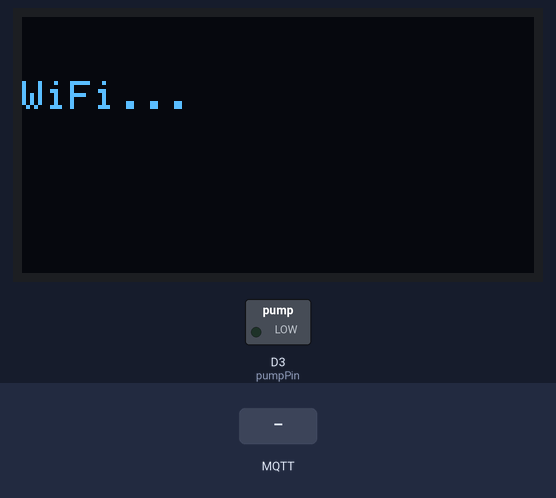
A sketch run on a simulated ESP8266 (NodeMCU). Shown: 128×64 one-colour display, switched loads named in the sketch (green lamp = pin HIGH). The inputs (shaded band) are chosen by the test bench. The OLED is the two-colour kind (top 16 rows yellow); WiFi joins after 1.5 s; servers stay silent unless stated; network time is answered at once with the bench clock; the local clock reads 2024-03-15 10:24:30 at power-on unless the sketch sets it; no MQTT or app messages arrive unless stated; not simulated (calls return 0 or success): secrets.h; what the sketch prints to the serial monitor is not drawn.

Above: at 0.7 s.
At 3.5 s:
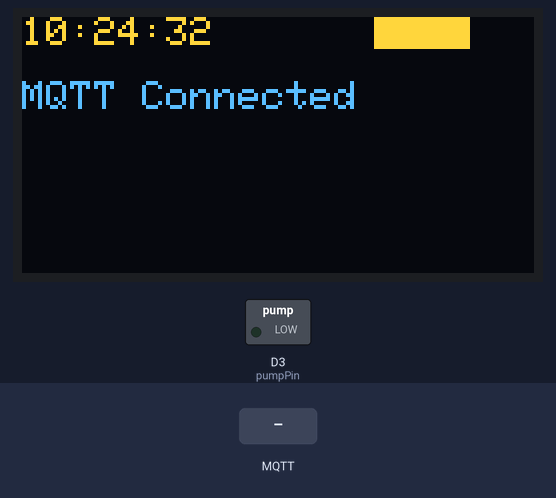
3.6 s: MQTT message "1" arrives on the first subscribed topic
At 4.7 s:
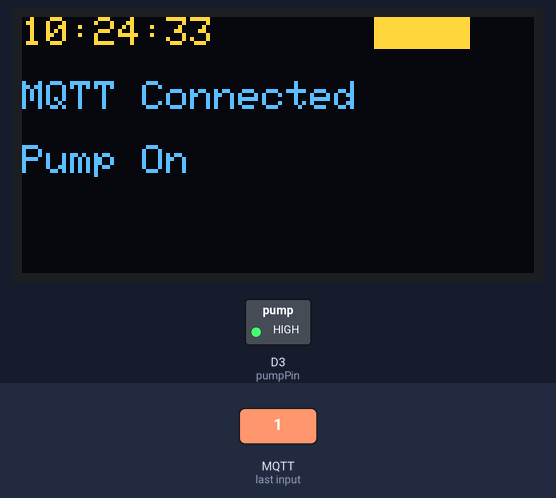
6.6 s: MQTT message "device/pump" arrives on the first subscribed topic
At 7.5 s:
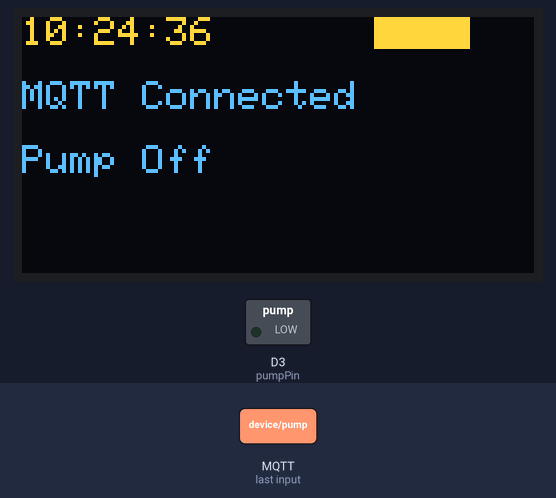
9.6 s: MQTT message "1" arrives on the first subscribed topic
At 11.7 s:
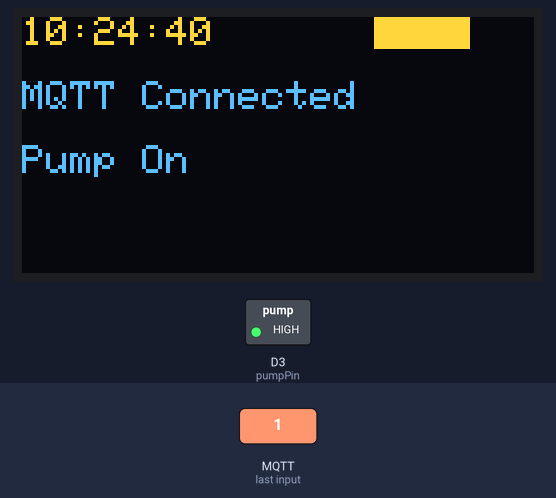
Timing chart, 0 to 13.2 s (numbered marks = the images above; inputs shaded):
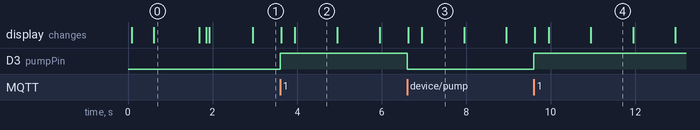

Measured:
- after the input at 3.6 s, D3 (pumpPin): LOW → HIGH at once; the display: first changes at once (image 2 shows a later state)
- after the input at 6.6 s, D3 (pumpPin): HIGH → LOW at once; the display: first changes at once (image 3 shows a later state)
- after the input at 9.6 s, D3 (pumpPin): LOW → HIGH at once
- what the display in image 0 shows lasts 1.1 s, from 0.6 s to 1.7 s
- what the display in image 2 shows lasts 1.0 s, from 3.9 s to 4.9 s

The sketch:

plant_watering_with_display_and_rtc.ino
```cpp
#include <ESP8266WiFi.h>
#include <PubSubClient.h>
#include <Wire.h>
#include <RTClib.h>
#include <Adafruit_GFX.h>
#include <Adafruit_SSD1306.h>
#include <WiFiUdp.h>
#include <NTPClient.h>
#include "secrets.h"

const char* ssid = WIFI_SSID;
const char* password = WIFI_PASSWORD;

const char* mqtt_server = MQTT_SERVER;
const char* mqtt_user = MQTT_USERNAME;
const char* mqtt_pass = MQTT_PASSWORD;

const int pumpPin = D3;

RTC_DS3231 rtc;
Adafruit_SSD1306 display(128, 64, &Wire, -1);

WiFiClient espClient;
PubSubClient client(espClient);

bool pumpState = false;

WiFiUDP ntpUDP;
NTPClient timeClient(ntpUDP, "pool.ntp.org", 8 * 3600, 60000);

unsigned long lastDisplayUpdate = 0;
String lastMessage = "";

void showMessage(String msg, int line = 3) {
  lastMessage = msg;
  Serial.println(msg);

  int y = (line - 1) * 8;

  if (line < 1 || line > 8) return;

  display.setTextSize(1);
  display.setTextColor(SSD1306_WHITE);
  display.fillRect(0, y, 128, 8, SSD1306_BLACK);
  display.setCursor(0, y);
  display.println(lastMessage);
  display.display();
}

void initializeDS3231() {
  rtc.begin();

  timeClient.begin();
  showMessage("Syncing NTP...");

  int retryCount = 0;
  const int maxRetries = 10;

  while (!timeClient.update() && retryCount < maxRetries) {
    showMessage("Waiting NTP... Attempt " + String(retryCount + 1));
    timeClient.forceUpdate();
    delay(2000);
    retryCount++;
  }

  if (timeClient.isTimeSet()) {
    unsigned long epochTime = timeClient.getEpochTime();
    DateTime now = DateTime(epochTime);
    rtc.adjust(now);
    showMessage("RTC Synced to NTP");
  } else {
    showMessage("NTP Sync Failed");
  }
}

void setup() {
  Serial.begin(115200);
  pinMode(pumpPin, OUTPUT);
  digitalWrite(pumpPin, LOW);

  display.begin(SSD1306_SWITCHCAPVCC, 0x3C);
  display.setRotation(2);
  display.clearDisplay();
  display.display();

  showMessage("Connecting WiFi...");
  WiFi.begin(ssid, password);
  while (WiFi.status() != WL_CONNECTED) {
    delay(500);
    showMessage("WiFi...");
  }
  showMessage("WiFi Connected");

  initializeDS3231();

  display.clearDisplay();
  display.display();
  updateClockLine();

  client.setServer(mqtt_server, 1883);
  client.setCallback(callback);

  connectMqtt();
  showMessage("MQTT Connected");
}

void loop() {
  if (!client.connected()) {
    connectMqtt();
  }
  client.loop();

  DateTime now = rtc.now();
  unsigned long currentMillis = millis();
  if (currentMillis - lastDisplayUpdate >= 1000) {
    lastDisplayUpdate = currentMillis;
    updateClockLine();
  }
}

void callback(char* topic, byte* payload, unsigned int length) {
  String msg;
  for (unsigned int i = 0; i < length; i++) msg += (char)payload[i];

  if (String(topic) == "device/pump") {
    if (msg == "1") {
      turnPumpOn();
    } else {
      turnPumpOff();
    }
  }
}

void turnPumpOn() {
  digitalWrite(pumpPin, HIGH);
  pumpState = true;
  showMessage("Pump On", 5);
}

void turnPumpOff() {
  digitalWrite(pumpPin, LOW);
  if (pumpState) {
    pumpState = false;
    showMessage("Pump Off", 5);
  }
}

void connectMqtt() {
  const char* clientId = "ESP8266Client";

  while (!client.connected()) {
    showMessage("Connecting MQTT...");

    if (client.connect(clientId, mqtt_user, mqtt_pass)) {
      client.subscribe("device/pump");
    } else {
      delay(1000);
    }
  }
}

int getWifiStrengthPercent() {
  int rssi = WiFi.RSSI();
  int percent = map(rssi, -100, -30, 0, 100);
  percent = constrain(percent, 0, 100);
  return percent;
}

void updateClockLine() {
  DateTime now = rtc.now();
  String timeStr = String(now.hour()) + ":" + (now.minute() < 10 ? "0" : "") + String(now.minute()) + ":" + (now.second() < 10 ? "0" : "") + String(now.second());

  display.setTextSize(1);
  display.setTextColor(SSD1306_WHITE);
  display.fillRect(0, 0, 88, 8, SSD1306_BLACK);
  display.setCursor(0, 0);
  display.print(timeStr);

  int strength = getWifiStrengthPercent();
  int barWidth = map(strength, 0, 100, 0, 40);
  display.fillRect(88, 0, 40, 8, SSD1306_BLACK);
  display.fillRect(88, 0, barWidth, 8, SSD1306_WHITE);

  display.display();
}
```
